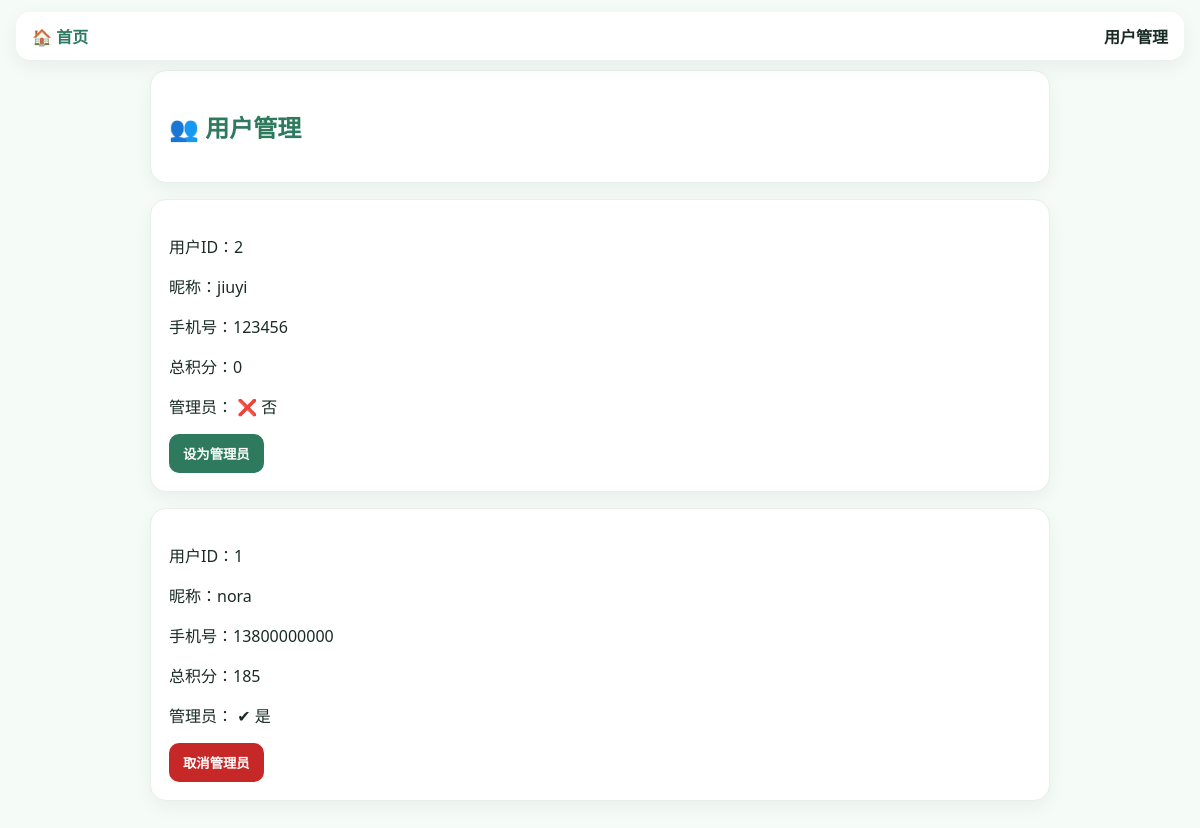
Page /admin_users (signed in) on the committed database.
### models.py (models this page shows)
class User(db.Model):
    id = db.Column(db.Integer, primary_key=True)
    phone = db.Column(db.String(20), unique=True)
    password = db.Column(db.String(255))
    nickname = db.Column(db.String(50))
    total_points = db.Column(db.Integer, default=0)
    created_at = db.Column(db.DateTime, default=datetime.utcnow)
    is_admin = db.Column(db.Boolean, default=False)

### app.py (the view)
@app.route('/admin_users')
def admin_users():
    if not session.get('user_id'):
        return redirect('/login')
    if not session.get('is_admin'):
        return "无权限访问"
    users = User.query.order_by(User.id.desc()).all()
    return render_template(
        'admin_users.html',
        users=users
    )

### templates/admin_users.html (shortened to what this page needs)
<!DOCTYPE html>
<html>
<div class="top-bar">
    <a href="/" class="nav-home">🏠 首页</a>
    <div class="nav-title">用户管理</div>
</div>
<head>
    <link rel="stylesheet" href="/static/style.css">
</head>
<body>
<div class="container">
    <div class="card center">
        <h2>👥 用户管理</h2>
    </div>
    {% for u in users %}
    <div class="card">
        <p>用户ID：{{ u.id }}</p>
        <p>昵称：{{ u.nickname }}</p>
        <p>手机号：{{ u.phone }}</p>
        <p>总积分：{{ u.total_points }}</p>
        <p>
            管理员：
            {% if u.is_admin %}
                ✔ 是
            {% else %}
                ❌ 否
            {% endif %}
        </p>
        {% if not u.is_admin %}
        <a href="/admin_set_admin/{{ u.id }}">
            <button>设为管理员</button>
        </a>
        {% else %}
        <a href="/admin_cancel_admin/{{ u.id }}">
            <button style="background:#c62828;">取消管理员</button>
        </a>
        {% endif %}
    </div>
    {% endfor %}
</div>
</body>
</html>

### static/style.css (style rules this page uses)
body { margin:0; font-family:"Segoe UI","PingFang SC",sans-serif; background:#f5fbf7; color:#1a2b25; }
.container { max-width:900px; margin:30px auto; padding:20px; }
.card { background:white; border-radius:16px; padding:18px; margin-bottom:16px; border:1px solid #e6efe9; box-shadow:0 6px 18px rgba(0,0,0,0.05); transition:all 0.25s ease; }
h2,h3,h4 { color:#2d7a5f; }
button { border:none; padding:10px 14px; border-radius:10px; cursor:pointer; background:#2d7a5f; color:white; font-weight:600; transition:all 0.2s ease; }
.top-bar { display:flex; align-items:center; justify-content:space-between; padding:12px 16px; margin-bottom:20px; background:white; border-radius:14px; box-shadow:0 6px 20px rgba(0,0,0,0.06); position: fixed; top: 12px; left: 16px; right: 16px; z-index: 1000; }
.nav-home { text-decoration:none; color:#2d7a5f; font-weight:600; }
.nav-title { font-weight:700; color:#1a2b25; }

### rows in the picture
User: id "2", nickname "jiuyi", phone "123456", total_points "0", is_admin "❌ 否"
User: id "1", nickname "nora", phone "13800000000", total_points "185", is_admin "✔ 是"
